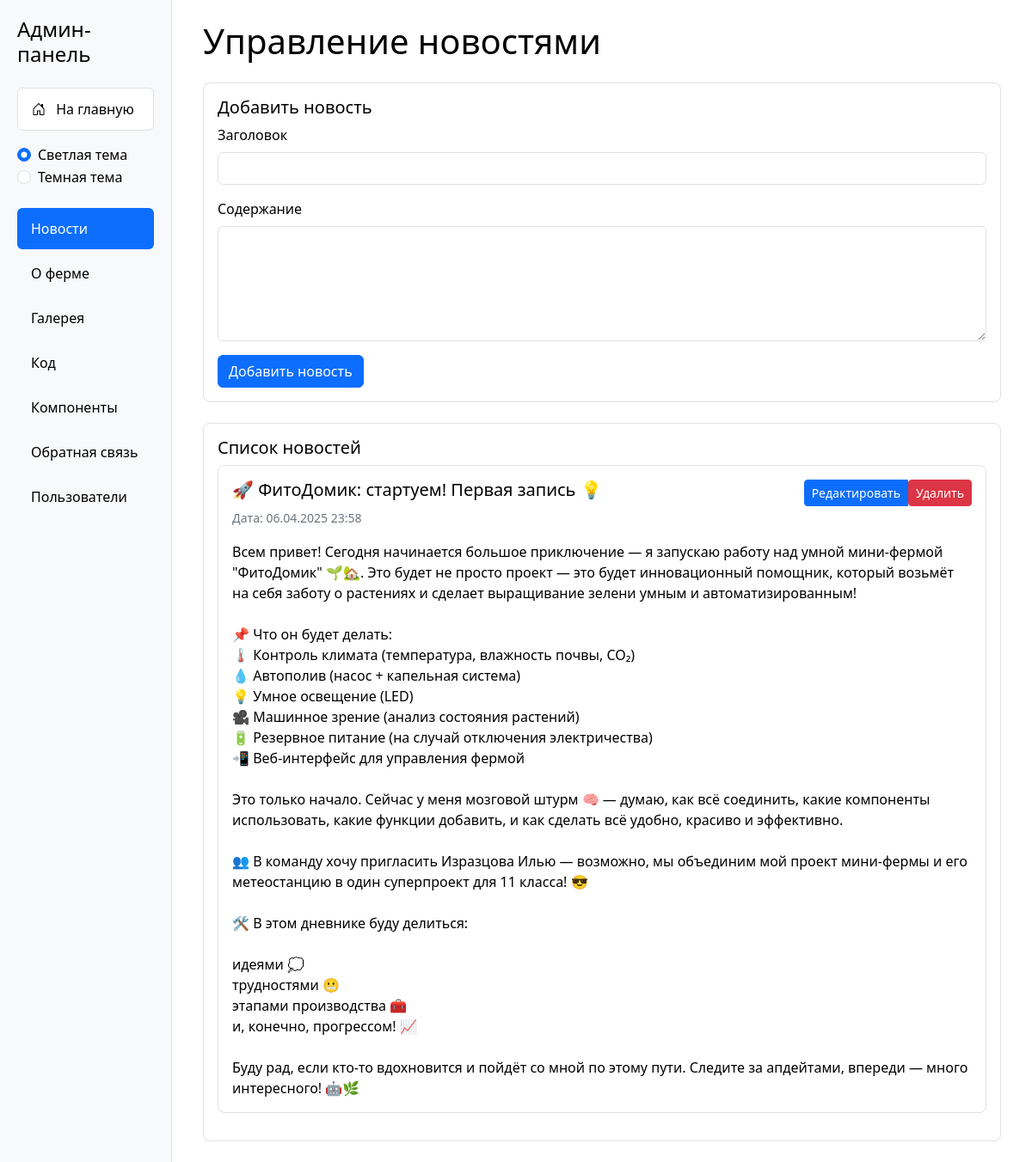
Screenshot of /admin/index.php (signed in) with the database file from the repository.
### tables this page shows
CREATE TABLE `posts` (
  `id` int NOT NULL,
  `title` varchar(255) NOT NULL,
  `content` text NOT NULL,
  `created_at` datetime NOT NULL
);

### admin/sections/news.php (the view, shortened to what this page needs)
<?php
try {
    $stmt = $pdo->query("SELECT * FROM posts ORDER BY created_at DESC");
    $news = $stmt->fetchAll();
} catch(PDOException $e) {
    $error = "Ошибка при получении списка новостей: " . $e->getMessage();
    $news = [];
}
?>
<div class="container">
    <h1 class="mb-4">Управление новостями</h1>
    <div class="card mb-4">
        <div class="card-body">
            <h5 class="card-title">Добавить новость</h5>
            <form method="POST">
                <div class="mb-3">
                    <label for="title" class="form-label">Заголовок</label>
                    <input type="text" class="form-control" id="title" name="title" required>
                </div>
                <div class="mb-3">
                    <label for="content" class="form-label">Содержание</label>
                    <textarea class="form-control" id="content" name="content" rows="5" required></textarea>
                </div>
                <button type="submit" class="btn btn-primary">Добавить новость</button>
            </form>
        </div>
    </div>
    <div class="card">
        <div class="card-body">
            <h5 class="card-title">Список новостей</h5>
            <?php if (empty($news)): ?>
                <p class="text-muted">Новостей пока нет</p>
            <?php else: ?>
                <?php foreach ($news as $item): ?>
                    <div class="card mb-3">
                        <div class="card-body">
                            <div class="d-flex justify-content-between align-items-start mb-3">
                                <div>
                                    <h5 class="card-title"><?php echo htmlspecialchars($item['title']); ?></h5>
                                    <small class="text-muted">
                                        Дата: <?php echo date('d.m.Y H:i', strtotime($item['created_at'])); ?>
                                    </small>
                                </div>
                                <div class="btn-group">
                                    <button type="button" class="btn btn-primary btn-sm" data-bs-toggle="modal" data-bs-target="#editModal<?php echo $item['id']; ?>">
                                        Редактировать
                                    </button>
                                    <form method="POST" style="display: inline;">
                                        <button type="submit" class="btn btn-danger btn-sm" onclick="return confirm('Вы уверены?')">Удалить</button>
                                    </form>
                                </div>
                            </div>
                            <p class="card-text"><?php echo nl2br(htmlspecialchars($item['content'])); ?></p>
                        </div>
                    </div>
                <?php endforeach; ?>
            <?php endif; ?>
        </div>
    </div>
</div>

### admin/index.php (style rules this page uses)
:root[data-theme="light"] { --bg-color: #ffffff; --text-color: #000000; --sidebar-bg: #f8f9fa; --card-bg: #ffffff; --border-color: #dee2e6; --hover-bg: #e9ecef; --muted-text: #6c757d; }
body { background-color: var(--bg-color); color: var(--text-color); min-height: 100vh; }
.card { background-color: var(--card-bg); color: var(--text-color); border: 1px solid var(--border-color); border-radius: 8px; }
.form-control { background-color: var(--card-bg); border-color: var(--border-color); color: var(--text-color); }
.text-muted { color: var(--muted-text) !important; }

### rows the page displays
posts: title "🚀 ФитоДомик: стартуем! Первая запись 💡", created_at "06.04.2025 23:58", content "Всем привет! Сегодня начинается большое приключение — я запускаю работу над умной мини-фермой \"ФитоДомик\" 🌱🏡. Это будет не просто проект — это будет инновационный помощник, который возьмёт на себя заботу о растениях и сделает выращивание зелени умным и автоматизированным! 📌 Что он будет делать: 🌡️ Контроль климата (температура, влажность почвы, CO₂) 💧 Автополив (насос + капельная система) 💡 Умное освещение (LED) 🎥 Машинное зрение (анализ состояния растений) 🔋 Резервное питание (на случай отключения электричества) 📲 Веб-интерфейс для управления фермой Это только начало. Сейчас у меня мозговой штурм 🧠 — думаю, как всё соединить, какие компоненты использовать, какие функции добавить, и как…"
